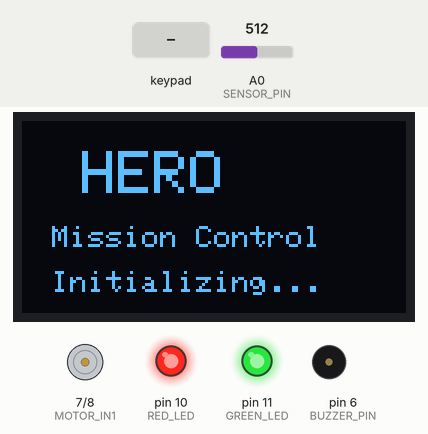
The sketch below on a simulated Arduino Uno, built with avr-gcc and run on an emulated ATmega328P. On the bench: 128×64 one-colour display, motor-driver pin pairs drawn as motors (green arrow = first pin HIGH = forward, orange = second pin HIGH = backward, longer = more drive, scaled by the enable pin), output pins drawn as LEDs (lit = HIGH), buzzer (waves = sounding). The test bench sets the inputs (shaded band); at power-on: A0 (SENSOR_PIN) = 512.

Above: at 1.2 s.
1.3 s: keypad keys 4 3 2 1 2 A pressed 0.4 s apart
At 4.6 s:
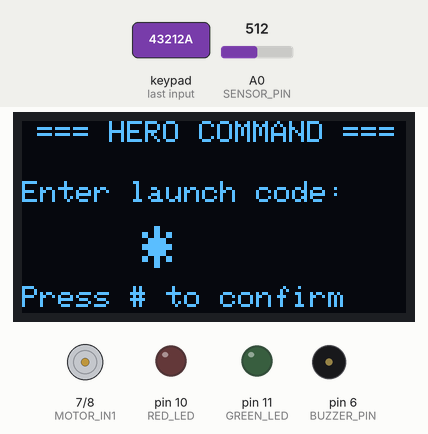
5.2 s: keypad keys 1 2 3 4 # pressed 0.4 s apart
At 7.8 s:
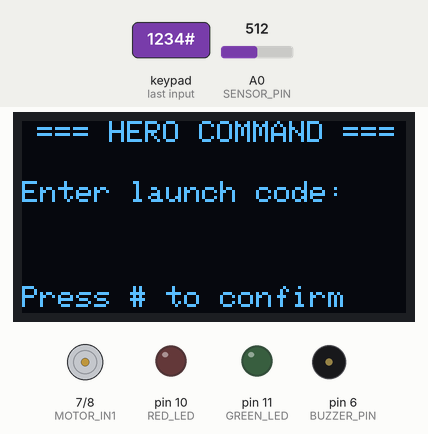
8.7 s: keypad keys 1 2 3 4 # pressed 0.4 s apart
At 11.8 s:
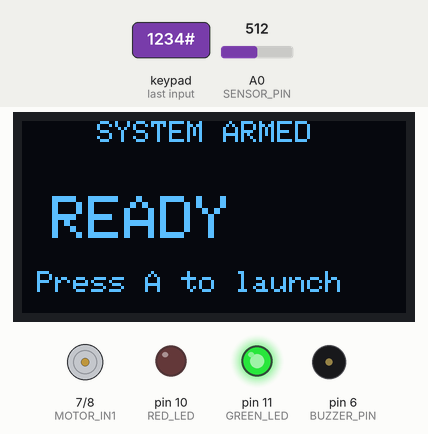
12.2 s: key 'A' pressed
At 24.2 s:
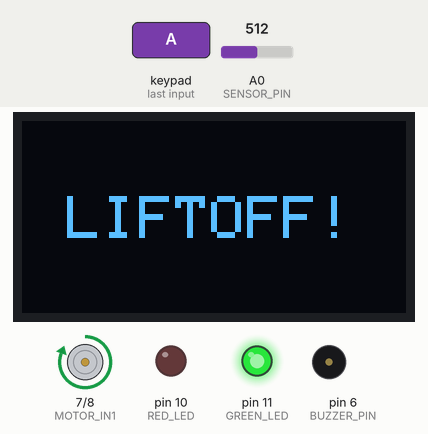
Timing chart, 0 to 24.9 s (numbered marks = the images above; inputs shaded):
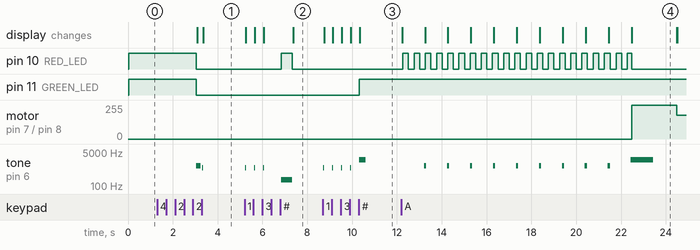

Measured:
- after the input at 1.3 s, the display: first differs from a run without the input after 2.1 s (image 1)
- after the input at 5.2 s, pin 10 (RED_LED): LOW → HIGH after 1.6 s, → LOW 0.50 s later; tone on pin 6 (BUZZER_PIN): plays 800 Hz for 0.05 s, 800 Hz for 0.05 s, 800 Hz for 0.05 s, 200 Hz for 0.50 s, starting at once; the display: first changes after 0.06 s (image 2 shows a later state)
- after the input at 8.7 s, pin 11 (GREEN_LED): LOW → HIGH after 1.6 s; tone on pin 6 (BUZZER_PIN): plays 800 Hz for 0.05 s, 800 Hz for 0.05 s, 800 Hz for 0.05 s, 800 Hz for 0.05 s, 2000 Hz for 0.30 s, starting at once; the display: first changes after 0.05 s (image 3 shows a later state)
- after the input at 12.2 s, pin 10 (RED_LED): goes 20 × (HIGH 0.25 s, LOW 0.25 s), HIGH 0.19 s, then LOW, starting after 0.07 s; motor on pin 7 (MOTOR_IN1) / pin 8 (MOTOR_IN2): stopped → forward 255/255 after 10.3 s, → forward 180/255 2.0 s later
- what the display in image 4 shows lasts 2.0 s, from 22.5 s to 24.5 s

The sketch:

Day30_Complete.ino
```cpp
/* ###########################################################
   ###   30 DAYS LOST IN SPACE - INVENTR.IO                 ###
   ###   DAY 30: COMPLETE - Full integrated mission system  ###
   ###   All components working together for final mission  ###
   ###   Last Updated: 30-12-2024                           ###
   ########################################################### */

#include <Wire.h>
#include <Adafruit_GFX.h>
#include <Adafruit_SSD1306.h>
#include <Keypad.h>

/* ###########################################################
   ###   1. Display Configuration                           ###
   ########################################################### */

#define SCREEN_WIDTH 128
#define SCREEN_HEIGHT 64
#define OLED_RESET -1
#define SCREEN_ADDRESS 0x3C

Adafruit_SSD1306 display(SCREEN_WIDTH, SCREEN_HEIGHT, &Wire, OLED_RESET);

/* ###########################################################
   ###   2. Pin Definitions                                 ###
   ########################################################### */

const int MOTOR_EN = 9;
const int MOTOR_IN1 = 7;
const int MOTOR_IN2 = 8;
const int BUZZER_PIN = 6;
const int RED_LED = 10;
const int GREEN_LED = 11;
const int SENSOR_PIN = A0;

/* ###########################################################
   ###   3. Keypad Configuration                            ###
   ########################################################### */

const byte ROWS = 4;
const byte COLS = 4;
char keys[ROWS][COLS] = {
  {'1','2','3','A'},
  {'4','5','6','B'},
  {'7','8','9','C'},
  {'*','0','#','D'}
};
byte rowPins[ROWS] = {A1, A2, A3, 5};
byte colPins[COLS] = {4, 3, 2, 12};
Keypad keypad = Keypad(makeKeymap(keys), rowPins, colPins, ROWS, COLS);

/* ###########################################################
   ###   4. System State Machine                            ###
   ########################################################### */

enum SystemState { BOOT, IDLE, ARMED, COUNTDOWN, LAUNCH, FLIGHT, LANDING, COMPLETE };
SystemState state = BOOT;

const String LAUNCH_CODE = "1234";
String enteredCode = "";

int countdown = 10;
unsigned long stateTimer = 0;
int motorSpeed = 0;

/* ###########################################################
   ###   5. Setup Function                                  ###
   ########################################################### */

void setup() {
  Serial.begin(9600);

  pinMode(MOTOR_EN, OUTPUT);
  pinMode(MOTOR_IN1, OUTPUT);
  pinMode(MOTOR_IN2, OUTPUT);
  pinMode(BUZZER_PIN, OUTPUT);
  pinMode(RED_LED, OUTPUT);
  pinMode(GREEN_LED, OUTPUT);

  if (!display.begin(SSD1306_SWITCHCAPVCC, SCREEN_ADDRESS)) {
    Serial.println(F("Display failed"));
    for (;;);
  }

  state = BOOT;
  stateTimer = millis();
}

/* ###########################################################
   ###   6. Helper Functions                                ###
   ########################################################### */

void playTone(int freq, int duration) {
  tone(BUZZER_PIN, freq, duration);
}

void setMotor(int speed) {
  motorSpeed = speed;
  if (speed > 0) {
    digitalWrite(MOTOR_IN1, HIGH);
    digitalWrite(MOTOR_IN2, LOW);
    analogWrite(MOTOR_EN, speed);
  } else {
    digitalWrite(MOTOR_IN1, LOW);
    digitalWrite(MOTOR_IN2, LOW);
    analogWrite(MOTOR_EN, 0);
  }
}

void updateDisplay() {
  display.clearDisplay();
  display.setTextSize(1);
  display.setTextColor(SSD1306_WHITE);

  switch (state) {
    case BOOT:
      display.setCursor(20, 10);
      display.setTextSize(2);
      display.println(F("HERO"));
      display.setTextSize(1);
      display.setCursor(10, 35);
      display.println(F("Mission Control"));
      display.setCursor(10, 50);
      display.println(F("Initializing..."));
      break;

    case IDLE:
      display.setCursor(5, 0);
      display.println(F("=== HERO COMMAND ==="));
      display.setCursor(0, 20);
      display.println(F("Enter launch code:"));
      display.setCursor(40, 35);
      display.setTextSize(2);
      for (int i = 0; i < enteredCode.length(); i++) {
        display.print(F("*"));
      }
      display.setTextSize(1);
      display.setCursor(0, 55);
      display.println(F("Press # to confirm"));
      break;

    case ARMED:
      display.setCursor(25, 0);
      display.println(F("SYSTEM ARMED"));
      display.setCursor(10, 25);
      display.setTextSize(2);
      display.println(F("READY"));
      display.setTextSize(1);
      display.setCursor(5, 50);
      display.println(F("Press A to launch"));
      break;

    case COUNTDOWN:
      display.setCursor(30, 0);
      display.println(F("T-MINUS"));
      display.setTextSize(4);
      display.setCursor(50, 20);
      display.println(countdown);
      display.setTextSize(1);
      break;

    case LAUNCH:
      display.setTextSize(2);
      display.setCursor(15, 25);
      display.println(F("LIFTOFF!"));
      break;

    case FLIGHT:
      display.setCursor(25, 0);
      display.println(F("IN FLIGHT"));
      display.setCursor(0, 20);
      display.print(F("Altitude: "));
      display.print(map(motorSpeed, 0, 255, 0, 100));
      display.println(F(" km"));
      display.setCursor(0, 35);
      display.print(F("Sensor: "));
      display.println(analogRead(SENSOR_PIN));
      display.setCursor(0, 55);
      display.println(F("Press D to land"));
      break;

    case LANDING:
      display.setCursor(20, 0);
      display.println(F("LANDING SEQ"));
      display.setCursor(0, 25);
      display.print(F("Speed: "));
      display.print(map(motorSpeed, 0, 255, 0, 100));
      display.println(F("%"));
      break;

    case COMPLETE:
      display.setCursor(5, 0);
      display.println(F("=== MISSION ==="));
      display.setTextSize(2);
      display.setCursor(10, 20);
      display.println(F("COMPLETE"));
      display.setTextSize(1);
      display.setCursor(0, 50);
      display.println(F("Congratulations!"));
      break;
  }

  display.display();
}

/* ###########################################################
   ###   7. Main Loop                                       ###
   ########################################################### */

void loop() {
  char key = keypad.getKey();

  switch (state) {
    case BOOT:
      digitalWrite(RED_LED, HIGH);
      digitalWrite(GREEN_LED, HIGH);
      if (millis() - stateTimer > 3000) {
        state = IDLE;
        enteredCode = "";
        digitalWrite(RED_LED, LOW);
        digitalWrite(GREEN_LED, LOW);
        playTone(1000, 200);
      }
      break;

    case IDLE:
      if (key) {
        if (key == '#') {
          if (enteredCode == LAUNCH_CODE) {
            state = ARMED;
            playTone(2000, 300);
            digitalWrite(GREEN_LED, HIGH);
          } else {
            playTone(200, 500);
            digitalWrite(RED_LED, HIGH);
            delay(500);
            digitalWrite(RED_LED, LOW);
          }
          enteredCode = "";
        } else if (key == '*') {
          enteredCode = "";
        } else if (enteredCode.length() < 4) {
          enteredCode += key;
          playTone(800, 50);
        }
      }
      break;

    case ARMED:
      if (key == 'A') {
        state = COUNTDOWN;
        countdown = 10;
        stateTimer = millis();
      }
      break;

    case COUNTDOWN:
      if (millis() - stateTimer >= 1000) {
        stateTimer = millis();
        countdown--;
        playTone(1000, 100);

        if (countdown <= 0) {
          state = LAUNCH;
          stateTimer = millis();
          playTone(2000, 1000);
        }
      }
      // Flashing red during countdown
      digitalWrite(RED_LED, (millis() / 250) % 2);
      break;

    case LAUNCH:
      digitalWrite(RED_LED, LOW);
      digitalWrite(GREEN_LED, HIGH);
      setMotor(255);
      if (millis() - stateTimer > 2000) {
        state = FLIGHT;
      }
      break;

    case FLIGHT:
      // Cruise at medium speed
      setMotor(180);
      if (key == 'D') {
        state = LANDING;
        stateTimer = millis();
      }
      break;

    case LANDING:
      // Gradual slowdown
      motorSpeed = max(0, motorSpeed - 2);
      setMotor(motorSpeed);
      if (motorSpeed == 0) {
        state = COMPLETE;
        playTone(1500, 100);
        delay(150);
        playTone(2000, 100);
        delay(150);
        playTone(2500, 300);
      }
      delay(50);
      break;

    case COMPLETE:
      digitalWrite(GREEN_LED, (millis() / 500) % 2);
      if (key == '*') {
        state = BOOT;
        stateTimer = millis();
      }
      break;
  }

  updateDisplay();
}

/* ###########################################################
   ###           END OF DAY 30 - COMPLETE                   ###
   ########################################################### */
```
